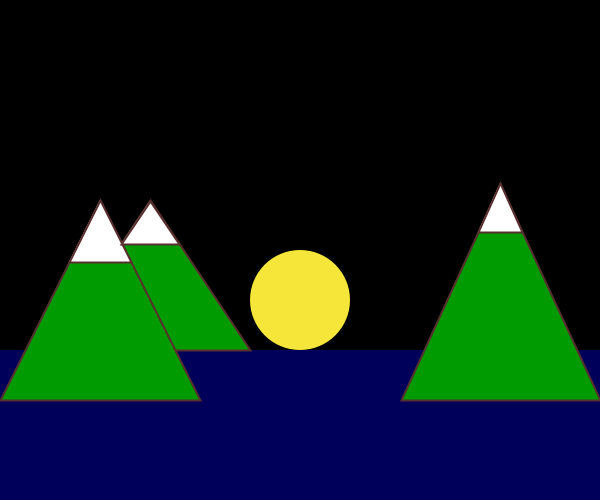
Frame 1 (no input)
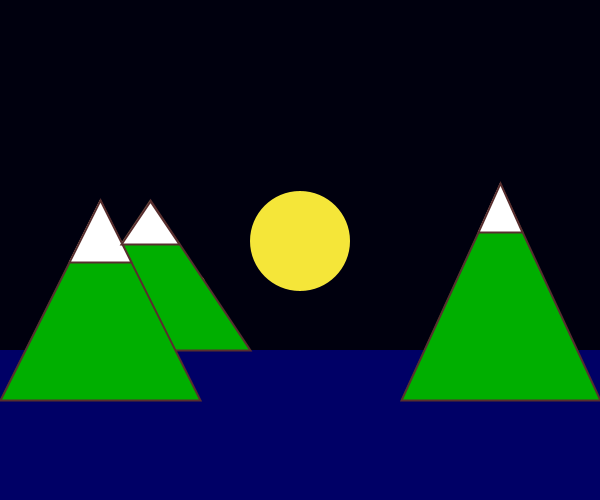
Frame 60 (the mouse pressed at the canvas centre just before this capture)
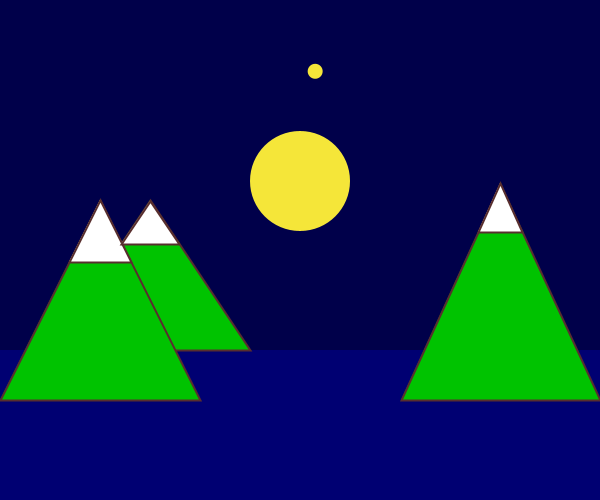
Frame 120 (the mouse held since frame 60 and released just before this capture)

The Processing sketch that drew these frames (run headless with seeded random() and noise(); from frame 60 on, the mouse is pressed at the canvas centre):

// Processing sketch: program_3
// ── program_3.pde
/*
  This program will display a sun with a mysterious object orbiting around it overlooking mountains in the ocean.
  As the the sun travels down the y-axis, the scene becomes darker. As the sun travels upwards, the scene 
  becomes brighter. 
*/
int r;

// variable declarations and initializations 
int backgroundRed = 0; // red color value for the background
int backgroundGreen = 0; // green color value for the background
int backgroundBlue = 255; // blue color value for the background

// color values for the sun
int sunRed = 245; // red color value for the sun
int sunGreen = 230; // green color value for the sun
int sunBlue = 57; // blue color value for the sun 

// dimensions of the sun
int sunX = 300;
int sunY = 300;
int sunSpeed = -1;
int sunWidth = 100; // width of the sun
int sunHeight = 100; // height of the sun

// color values for the ocean
int oceanRed = 0; // red color value for the ocean
int oceanGreen = 0; // green color value for the ocean
int oceanBlue = 150; // blue color value for the ocean

// coordinates and dimensions of the ocean
int oceanX = 0; // x coordinate for the ocean
int oceanY = 350; // y coordinate for the ocean
int oceanWidth = 600; // width of the ocean
int oceanHeight = 150; // height of the ocean

// color values for the first mountain
int firstMountainRed = 0; // red color value for the first mountain
int firstMountainGreen = 255; // green color value for the first mountain
int firstMountainBlue = 0; // blue color value for the first mountain

// coordinates for the first mountain
int firstMountainX1 = 50; // x1 coordinate for the first mountain
int firstMountainY1 = 350; // y1 coordinate for the first mountain 
int firstMountainX2 = 150; // x2 coordinate for the first mountain
int firstMountainY2 = 200; // y2 coordinate for the first mountain
int firstMountainX3 = 250; // x3 coorinate for the first mountain
int firstMountainY3 = 350; // y3 coordinate for the first mountain

// color values for the second mountain
int secondMountainRed = 0; // red color value for the second mountain 
int secondMountainGreen = 255; // green color value for the second mountain
int secondMountainBlue = 0; // blue color value for the second mountain

// coordinates for the second mountain
int secondMountainX1 = 0; // x1 coordinate for the second mountain
int secondMountainY1 = 400; // y1 coordinate for the second mountain
int secondMountainX2 = 100; // x2 coordinate for the second mountain
int secondMountainY2 = 200; // y2 coorindate for the second mountain
int secondMountainX3 = 200; // x3 coordinate for the second mountain
int secondMountainY3 = 400; // y3 coordinate for the second mountain

// color values for the third mountain
int thirdMountainRed = 0; // red color value for the third mountain
int thirdMountainGreen = 255; // green color value for the third mountain
int thirdMountainBlue = 0; // blue color value for the third mountain

// coordinates for the third mountain
int thirdMountainX1 = 401; // x1 coordinate for the third mountain
int thirdMountainY1 = 400; // y1 coordinate for the third mountain
int thirdMountainX2 = 500; // x2 coordinate for the third mountain
int thirdMountainY2 = 184; // y2 coordinate for the third mountain
int thirdMountainX3 = 600; // x3 coordinate for the third mountain
int thirdMountainY3 = 400; // y3 coordinate for the third mountain

// color value for the frosted mountain top
int frostedTopColor = 255; // white mountain top

// coordinates for the first mountain top 
int firstMountainTopX1 = 131; // x1 coordinate for the first mountain top
int firstMountainTopY1 = 262; // y1 coordinate for the first mountain top
int firstMountainTopX2 = 100; // x2 coordinate for the first mountain top
int firstMountainTopY2 = 200; // y2 coordinate for the first mountain top
int firstMountainTopX3 = 69; // x3 coordinate for the first mountain top
int firstMountainTopY3 = 262; // y3 coordinate for the first mountain top

// coordinates for the second mountain top
int secondMountainTopX1 = 179; // x1 coordinate for the second mountain top
int secondMountainTopY1 = 244; // y1 coordinate for the second mountain top
int secondMountainTopX2 = 150; // x2 coordinate for the second mountain top
int secondMountainTopY2 = 201; // y2 coordinate for the second mountain top
int secondMountainTopX3 = 121; // x3 coordinate for the second mountain top
int secondMountainTopY3 = 244; // y3 coordinate for the second mountain top

// coordinates for the third mountain top
int thirdMountainTopX1 = 522; // x1 coordinate for the third mountain top
int thirdMountainTopY1 = 232; // y1 coordinate for the third mountain top
int thirdMountainTopX2 = 478; // x2 coordinate for the third mountain top
int thirdMountainTopY2 = 232; // y2 coordinate for the third mountain top
int thirdMountainTopX3 = 500; // x3 coordinate for the third mountain top
int thirdMountainTopY3 = 183; // y3 coordinate for the third mountain top

void setup() {
  size(600, 500); // size of 600x500
}

void draw() {
  // draws the background
  background(backgroundRed, backgroundGreen, backgroundBlue-sunY);

  // draws the sun
  noStroke();
  fill(sunRed, sunGreen, sunBlue);
  ellipse(sunX,sunY, sunWidth, sunHeight);
  
  // little object orbiting the sun
  translate(sunX,sunY); // translate function
  rotate(radians(r)); // rotate function 
  fill(sunRed, sunGreen, sunBlue);
  ellipse(width/7, height/7, 15, 15);
  resetMatrix(); // resets the matrix so the entire scene does not rotate around the sun
  r+=2;

  // draws the ocean
  noStroke();
  fill(oceanRed, oceanGreen, oceanBlue-sunY/5);
  rect(oceanX, oceanY, oceanWidth, oceanHeight);

  // draws the mountains
  stroke(88,46,46);
  strokeWeight(2);
  fill(firstMountainRed, firstMountainGreen-sunY/3, firstMountainBlue);
  triangle(firstMountainX1, firstMountainY1, firstMountainX2, firstMountainY2, firstMountainX3, firstMountainY3);

  fill(secondMountainRed, secondMountainGreen-sunY/3, secondMountainBlue);
  triangle(secondMountainX1, secondMountainY1, secondMountainX2, secondMountainY2, secondMountainX3, secondMountainY3);

  fill(thirdMountainRed, thirdMountainGreen-sunY/3, thirdMountainBlue);
  triangle(thirdMountainX1, thirdMountainY1, thirdMountainX2, thirdMountainY2, thirdMountainX3, thirdMountainY3);

  // draws the frosted mountain tops
  fill(frostedTopColor);
  triangle(firstMountainTopX1, firstMountainTopY1, firstMountainTopX2, firstMountainTopY2, firstMountainTopX3, firstMountainTopY3);
  triangle(secondMountainTopX1, secondMountainTopY1, secondMountainTopX2, secondMountainTopY2, secondMountainTopX3, secondMountainTopY3);
  triangle(thirdMountainTopX1, thirdMountainTopY1, thirdMountainTopX2, thirdMountainTopY2, thirdMountainTopX3, thirdMountainTopY3);
  
// controls the direction of the sun
  if (sunY < 0) {
    sunSpeed = 1;
  }
  else if (sunY > oceanY) {
    sunSpeed = -1;
  }
  sunY+=sunSpeed;
}
